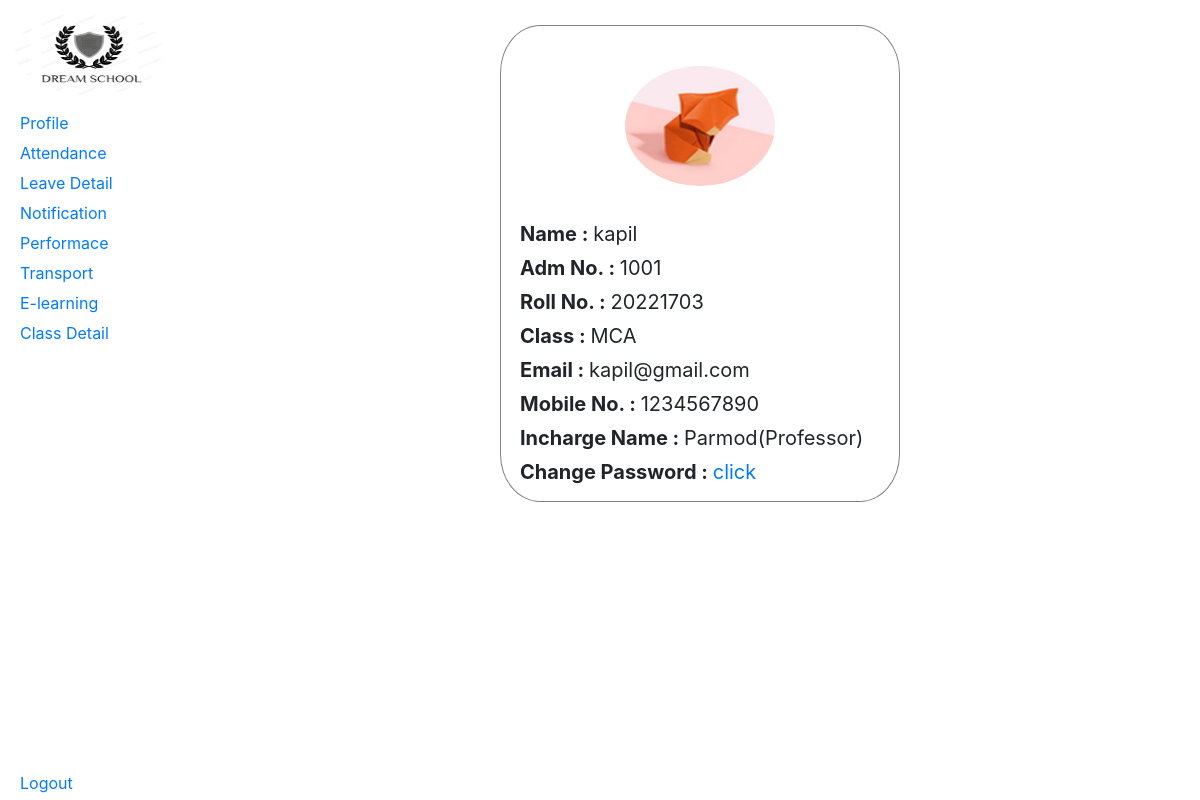
Before: /panel/profile.php (signed in) with the older database file.
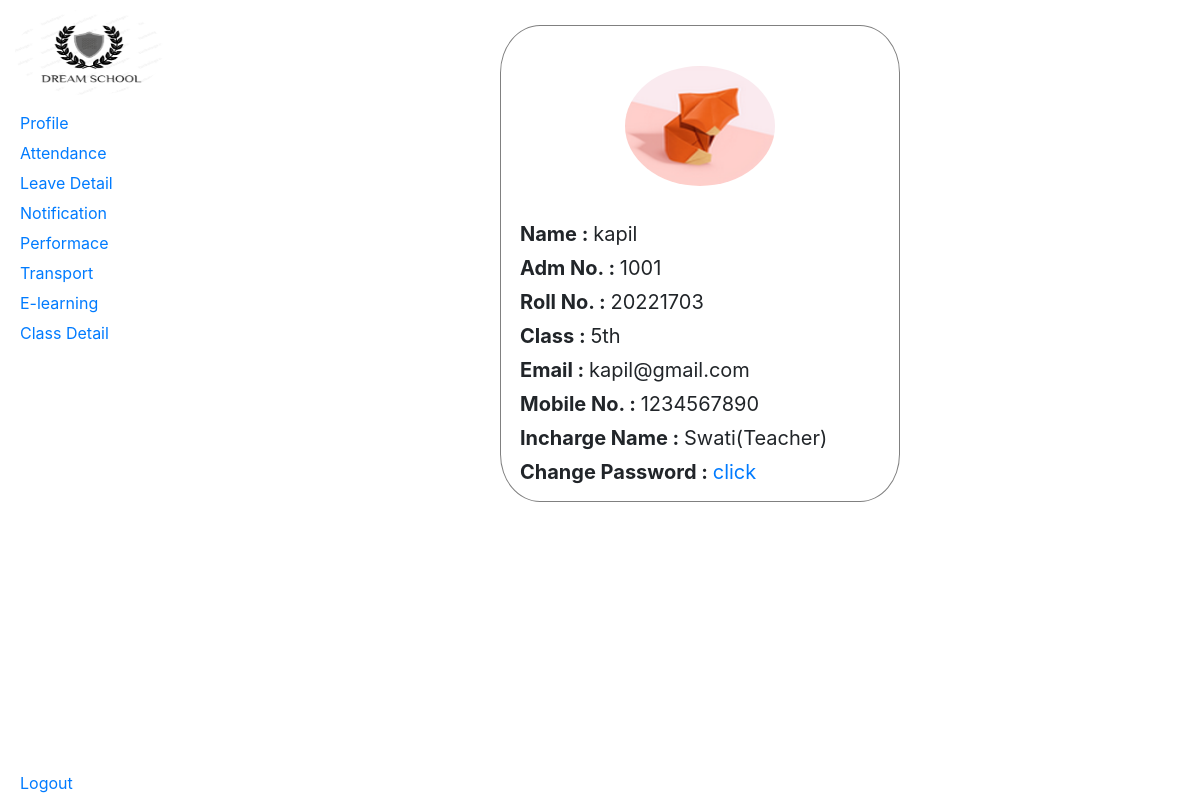
After: the same page with the newer database file.
### tables this page shows
CREATE TABLE `classes` (
  `id` int(11) NOT NULL,
  `class_name` varchar(255) DEFAULT NULL,
  `incharge_id` int(11) DEFAULT NULL,
  `insert_by` int(11) DEFAULT NULL,
  `update_by` timestamp NULL DEFAULT current_timestamp(),
  `insert_at` timestamp NULL DEFAULT current_timestamp(),
  `update_at` int(11) DEFAULT NULL
);

CREATE TABLE `staff` (
  `staff_id` int(11) NOT NULL,
  `staff_name` varchar(80) DEFAULT NULL,
  `staff_email` varchar(100) DEFAULT NULL,
  `staff_phone` int(13) DEFAULT NULL,
  `staff_psw` varchar(255) DEFAULT NULL,
  `staff_role` varchar(200) DEFAULT NULL,
  `specialization` varchar(200) DEFAULT NULL,
  `subject` varchar(200) DEFAULT NULL,
  `status` varchar(20) NOT NULL DEFAULT 'in-active',
  `insert_by` int(11) DEFAULT NULL,
  `update_by` int(11) DEFAULT NULL,
  `insert_at` int(11) DEFAULT NULL,
  `update_at` int(11) DEFAULT NULL
);

### panel/profile.php (the view)
<?php include "header.php";
?>
    <?php
    include "navbar.php";
    ?>
        <div class="container_profile">
        <div class="box_profile">
            <center><img src="../assets/images/avtar.png"></center>
            <br>
            <p  class="box_info"><b>Name :     </b><span><?= $_SESSION['student_name']?></span></p>
            <p  class="box_info"><b>Adm No. :        </b><span><?=$_SESSION['student_id'] ?></span></p>
            <p  class="box_info"><b>Roll No. :       </b><span><?=$_SESSION['student_roll_no'] ?></span></p>
            <p  class="box_info"><b>Class :          </b><span><?= $class_name?></span></p>
            <p  class="box_info"><b>Email  :         </b><span><?= $_SESSION['student_email']?></span></p>
            <p  class="box_info"><b>Mobile No. :     </b><span><?= $_SESSION['student_phone']?></span></p>
            <p  class="box_info"><b>Incharge Name :  </b><span><?= $Incharge_name?>(<?=$staff_role?>)</span> </p>
            <p  class="box_info"><b>Change Password :  </b><span><a href="updatePass.php">click</a></span> </p>
        </div>
    </div>
<?php include "footer.php" ?>

Changed rows visible on the page:
removed classes: class_name "MCA"
no longer on this page (row unchanged): staff: staff_name "Parmod", staff_role "Professor"
added classes: class_name "5th"
now on this page (row edited): staff: staff_name "Swati", staff_role "Teacher"
